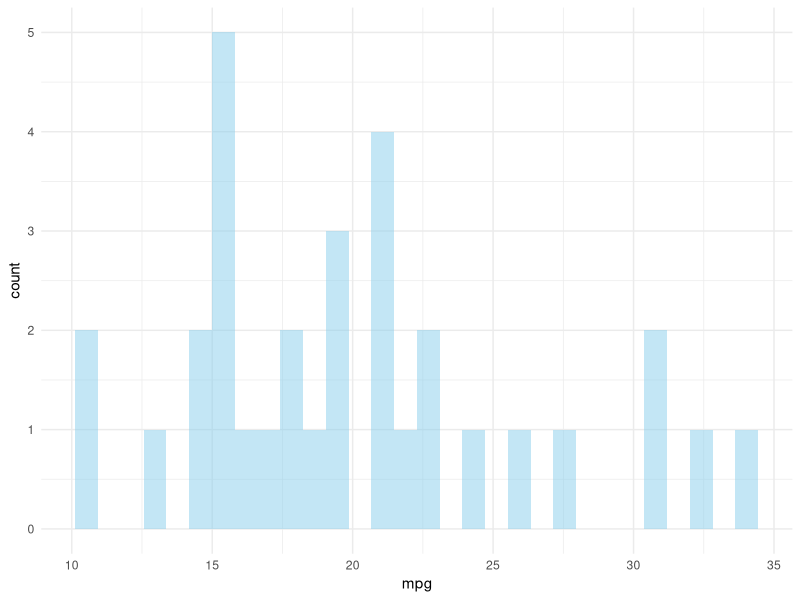
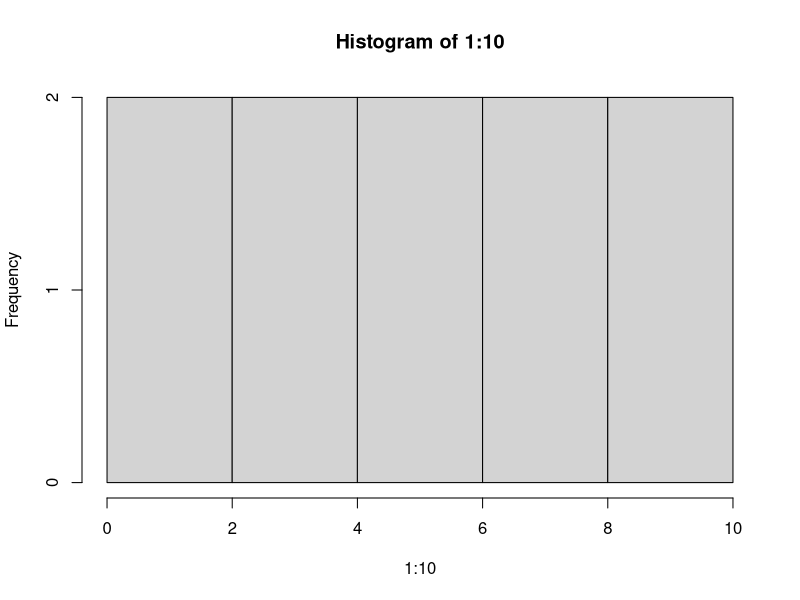

The R source for these figures, in order:
## ---- chunk 1
library(tidyverse)
## ---- chunk 2
ggplot( mtcars, aes(x=mpg)) + geom_histogram(fill="skyblue", alpha=0.5) + theme_minimal()
## ---- chunk 3
    hist(1:10)
